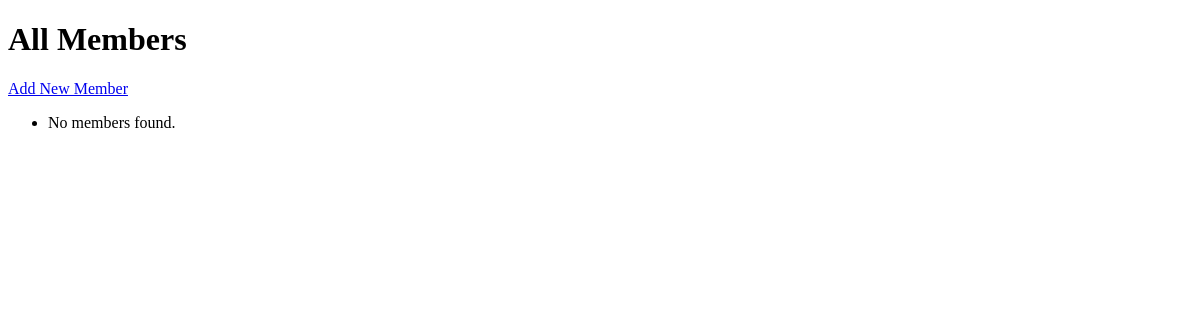
/members/, run on an earlier commit of the app's database.
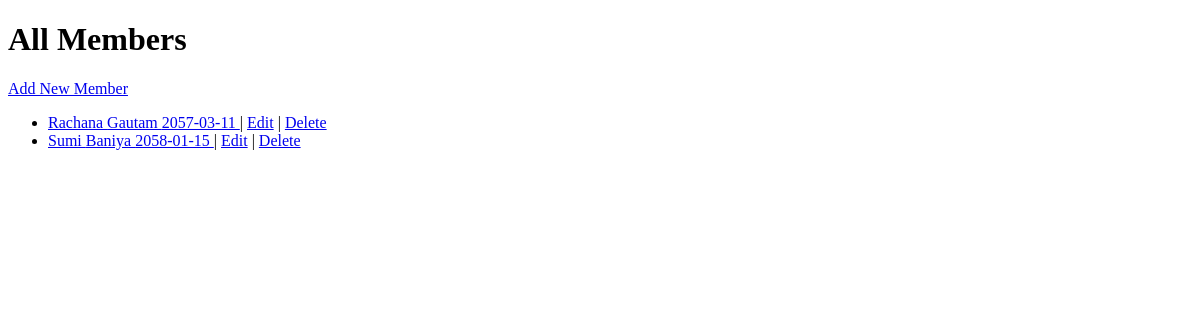
And on a later commit of the database.
### members/models.py (models this page shows)
class Member(models.Model):
  firstname = models.CharField(max_length=255)
  lastname = models.CharField(max_length=255)
  dob=models.CharField(max_length=20)

### members/views.py (the view)
# urls.py: path('members/', views.member_list, name='member_list'),
def member_list(request):
    members = Member.objects.all()
    return render(request, 'member_list.html', {'members': members})

### members/templates/member_list.html (shortened to what this page needs)
<!DOCTYPE html>
<html>
<head>
</head>
<body>
    <h1>All Members</h1>
    <a href="{% url 'member_create' %}">Add New Member</a>
    <ul>
        {% for member in members %}
            <li>
                <a href="{% url 'member_detail' member.pk %}">
                    {{ member.firstname }} {{ member.lastname }} {{member.dob}}
                </a> |
                <a href="{% url 'member_update' member.pk %}">Edit</a> |
                <a href="{% url 'member_delete' member.pk %}">Delete</a>
            </li>
        {% empty %}
            <li>No members found.</li>
        {% endfor %}
    </ul>
</body>
</html>

What changed in the data, as far as the page shows it:
added Member: firstname "Rachana", lastname "Gautam", dob "2057-03-11"
added Member: firstname "Sumi", lastname "Baniya", dob "2058-01-15"
Also different on the page:
text no longer shown: "No members found."
